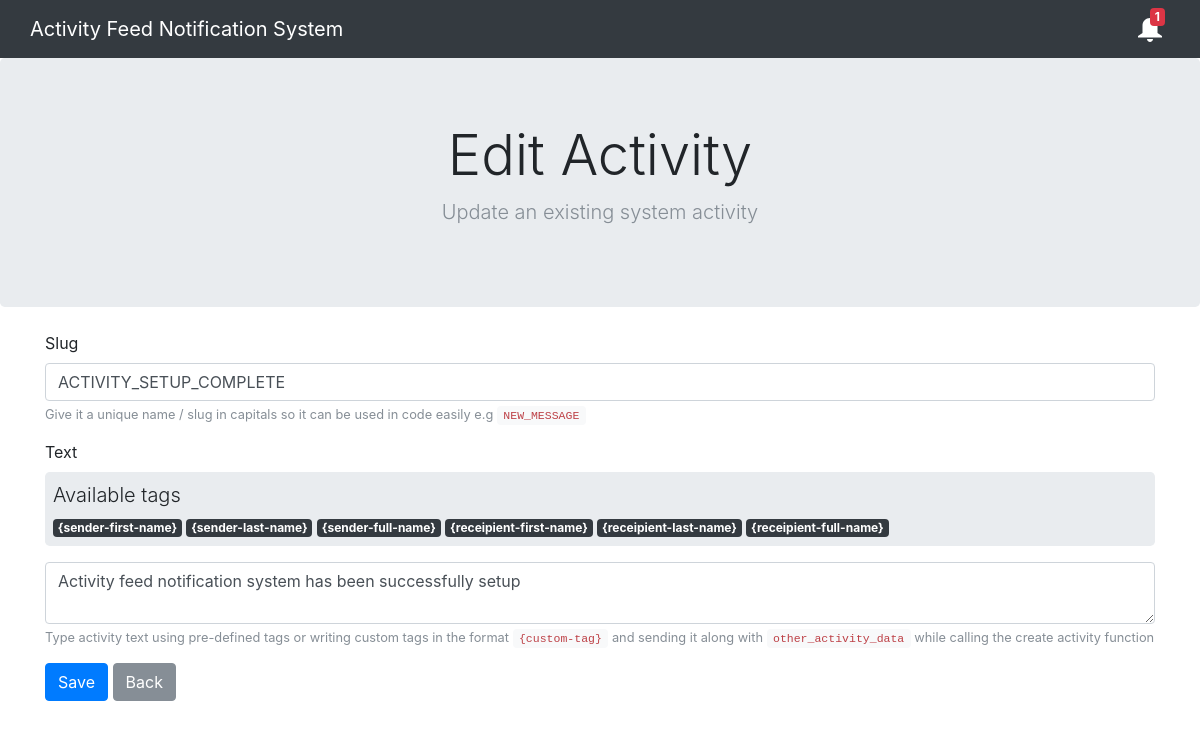
/activity/edit/1, run on the app's committed database.
### tables this page shows
CREATE TABLE IF NOT EXISTS `activity_types` (
  `id` int(11) NOT NULL AUTO_INCREMENT,
  `slug` varchar(255) NOT NULL,
  `text` text NOT NULL,
  PRIMARY KEY (`id`),
  UNIQUE KEY `activity_slug` (`slug`)
);

### application/views/layout/basetemplate.php (called while the page is built, shortened)
<?php
$this->load->view('layout/header');
if(isset($_view))
	$this->load->view($_view);
?>

### application/controllers/Activity.php (called while the page is built, shortened)
<?php
class Activity extends BaseController {
	public function edit($activity_type_id)
	{
		if(!$this->Activity_model->check_if_activity_type_is_valid($activity_type_id))
		{
			$this->session->set_flashdata('error_message', 'System activity not found');
			redirect('activity/manage');
			exit;
		}
		$this->form_validation->set_rules('slug', 'Activity slug', 'required|callback_check_slug['.$activity_type_id.']|xss_clean');
		$this->form_validation->set_rules('text', 'Activity text', 'required|xss_clean');
		$this->form_validation->set_message('required', '%s is required');
		$this->form_validation->set_error_delimiters('<span class="text-danger">', '</span>');
		if($this->form_validation->run())
		{
			$edit_activity_type = $this->Activity_model->update_activity_type($activity_type_id, $this->input->post('slug'), $this->input->post('text'));
			if($edit_activity_type == TRUE)
			{
				$this->session->set_flashdata('success_message', 'System activity updated successfully');
			}
			else
			{
				$this->session->set_flashdata('error_message', 'Error occured while updating the system activity');
			}
			redirect('activity/manage');
			exit;
		}
		else
		{
			$data['system_activity'] = $this->Activity_model->get_activity_type_by_id($activity_type_id);
			$data['_view'] = 'activity/edit';
			$this->load->view('layout/basetemplate', $data);
		}
	}
}

### index.php (called while the page is built, shortened)
<?php
require_once BASEPATH.'core/CodeIgniter.php';

### application/models/Activity_model.php (called while the page is built, shortened)
<?php
class Activity_model extends CI_Model {
	public function get_activity_type_by_id($activity_type_id)
	{
		return $this->db->get_where('activity_types', array('id' => $activity_type_id))->row_array();
	}
	public function check_if_activity_type_is_valid($activity_type_id)
	{
		$this->db->select('id');
		$activity_type = $this->db->get_where('activity_types', array('id' => $activity_type_id))->row_array();
		if(isset($activity_type['id']))
		{
			return TRUE;
		}
		else
		{
			return FALSE;
		}
	}
}

### application/views/activity/edit.php (shortened to what this page needs)
<section class="jumbotron text-center mb-4">
    <div class="container">
        <h1 class="display-4">Edit Activity</h1>
        <p class="lead text-muted">Update an existing system activity</p>
    </div>
</section>
<div class="container">
	<form method="post">
		<div class="form-group">
			<label for="activitySlug">Slug</label>
			<input type="text" class="form-control" name="slug" id="activitySlug" aria-describedby="slugHelp" placeholder="Enter a unique slug" value="<?php echo ($this->input->post('slug')) ? $this->input->post('slug') : $system_activity['slug']; ?>">
			<small id="slugHelp" class="form-text text-muted">Give it a unique name / slug in capitals so it can be used in code easily e.g <code>NEW_MESSAGE</code></small>
		</div>
		<div class="form-group">
			<label for="activityText">Text</label>
			<div class="jumbotron p-2 mb-3">
				<p class="mb-1 lead">Available tags</p>
				<span class="badge badge-dark p1">{sender-first-name}</span>
				<span class="badge badge-dark p1">{sender-last-name}</span>
				<span class="badge badge-dark p1">{sender-full-name}</span>
				<span class="badge badge-dark p1">{receipient-first-name}</span>
				<span class="badge badge-dark p1">{receipient-last-name}</span>
				<span class="badge badge-dark p1">{receipient-full-name}</span>
			</div>
			<textarea class="form-control" name="text" id="activityText" aria-describedby="slugHelp" placeholder="Enter activity text / message"><?php echo ($this->input->post('text')) ? $this->input->post('text') : $system_activity['text']; ?></textarea>
			<small id="textHelp" class="form-text text-muted">Type activity text using pre-defined tags or writing custom tags in the format <code>{custom-tag}</code> and sending it along with <code>other_activity_data</code> while calling the create activity function</small>
		</div>
  		<button type="submit" class="btn btn-primary">Save</button>
  		<a href="<?php echo site_url('activity/manage'); ?>" class="btn btn-secondary">Back</a>
	</form>
</div>

### data on the page
activity_types: slug "ACTIVITY_SETUP_COMPLETE", text "Activity feed notification system has been successfully setup"

### other printed values
$unread_activities_count "1"
